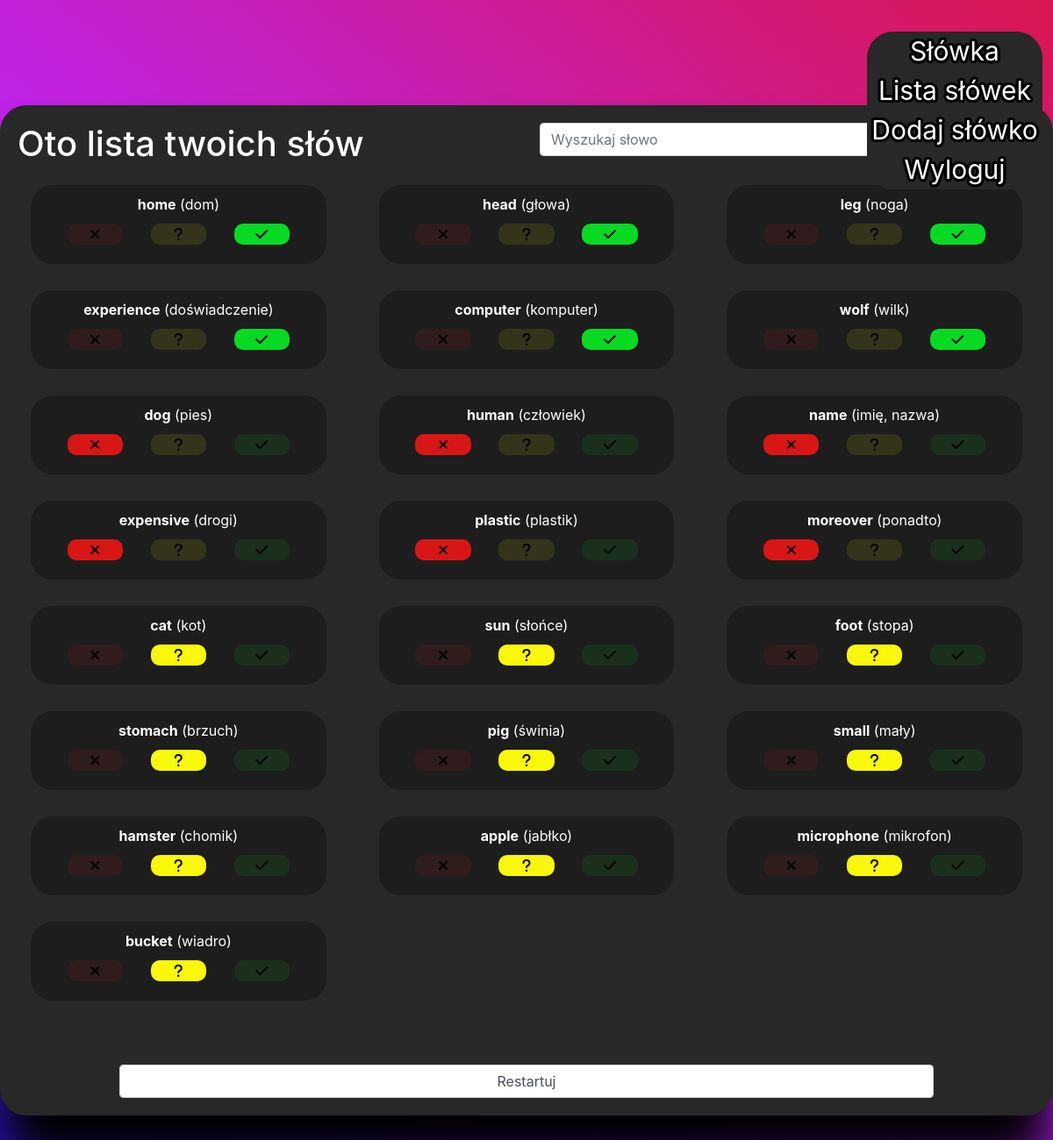
The app's page /word_list (signed in) with its own data.
### wordapi/models.py (models this page shows, shortened)
class ProfileWord(models.Model):
    owner = models.ForeignKey("Profile", null=True, on_delete=models.CASCADE)
    word_en = models.ForeignKey("Word", null=True, on_delete=models.CASCADE)
    STATUS_CHOICES = (
        ("BRAK", "Nie wybrano"),
        ("NIEZNAM", "Nie znam"),
        ("KOJARZE", "Kojarzę"),
        ("ZNAM", "Znam"),
    )
    status = models.CharField(choices=STATUS_CHOICES, default=None, max_length=255, null=True)
    class Meta:
        ordering = ['-status']

class Word(models.Model):
    word_en = models.CharField(max_length=60,  null=True)
    word_pl = models.CharField(max_length=60, null=True)
    public = models.BooleanField(default=True)

### wordapi/views.py (the view)
# urls.py: path('word_list', views.WordListView.as_view(), name="word_list"),
class WordListView(LoginRequiredMixin,View):
    login_url = "login_view"
    def get(self, request):
        user = request.user.profile
        words = ProfileWord.objects.filter(owner=user)
        return render(request, "wordapi/word_list.html", {'words':words})

### wordapi/templates/wordapi/word_list.html (shortened to what this page needs)
{%extends 'wordapi/base.html' %}
{% load static %}
{%block content%}
    <div class="my_container2">
        <div class="row">
            <div class="col-sm-12 col-md-6">
                <h1>Oto lista twoich słów </h1>
            </div>
            <div class="col-sm-12 col-md-6">
                <input type="text" id="word_list_get" class="form-control" placeholder="Wyszukaj słowo"/>
            </div>
        </div>
        <div id="word_list_container" class="row">
            {%for word in words%}
            <div class="col-md-4 col-sm-12">
                <div id="word_list_word">
                    <div class="word_list_header">
                    <b>{{word.word_en.word_en}}</b> ({{word.word_en.word_pl}})
                    </div>
                    <div class="word_list_status">
                        <div class="word_list_icon
                        {%if word.status == 'NIEZNAM'%} word_list_red_active {%endif%}
                        word_list_red icon_{{word_id}}"  data-id={{word.id}}  data-status="NIEZNAM" onclick='red({{word.id}})'>
                            <i class="fas fa-times"></i>
                        </div>
                        <div class="word_list_icon
                        {%if word.status == 'KOJARZE'%} word_list_yellow_active {%endif%}
                        word_list_yellow icon_{{word.id}}" data-id={{word.id}} data-status="KOJARZE" onclick='yellow({{word.id}})'>
                            <i class="fas fa-question" ></i>
                        </div>
                        <div class="word_list_icon
                        {%if word.status == 'ZNAM'%} word_list_green_active {%endif%}
                        word_list_green icon_{{word_id}}" data-id={{word.id}} data-status="ZNAM" onclick='green({{word.id}})'>
                            <i class="fas fa-check"></i>
                        </div>
                    </div>
                </div>
            </div>
            {%endfor%}
        </div>
        <form action="{% url 'restart_words' %}" method="POST">
            <button type="submit" class="form-control register_form ">Restartuj</button>
        </form>
    </div>
{%endblock%}

### wordapi/templates/wordapi/base.html (shortened to what this page needs)
{% load static %}
<!doctype html>
<html lang="en">
  <head>
    <link rel ="stylesheet" href="{% static 'style.css' %}">
    <link rel="stylesheet" href="https://stackpath.bootstrapcdn.com/bootstrap/4.3.1/css/bootstrap.min.css">
  </head>
  <body>
    {%if user.is_authenticated%}
    <div class="logout_button">
      <div class="menu_button">
        <a href="{% url 'main' %}" >Słówka </a><br/>
      </div>
      <div class="menu_button">
        <a  href="{% url 'word_list' %}" >Lista słówek </a><br/>
      </div>
      <div class="menu_button">
        <a  href="{% url 'add_word' %}" >Dodaj słówko </a><br/>
      </div>
      <div class="menu_button">
        <a  href="{% url 'logout' %}" >Wyloguj </a><br/>
      </div>
    </div>
    {%endif%}
    {%block content%}
    {%endblock%}
  </body>
  </body>
</html>

### static/style.css (style rules this page uses)
* { box-sizing: border-box; margin:0; padding: 0; }
body { background: rgb(45,22,217); background: linear-gradient(40deg, rgba(45,22,217,1) 0%, rgba(189,36,240,1) 50%, rgba(217,22,80,1) 100%) no-repeat center center fixed; background-size: cover; }
.register_form { width:80%!important; margin-left: 10%; margin-right: 10%; margin-top: 5%; }
.logout_button { background-color: #282828; color: white; width:200px; position: fixed; font-size: 30px; right:0; top:0; margin-top: 3%; margin-right: 1%; text-align:center; border-radius: 30px; z-index:4; text-shadow: rgb(0, 0, 0) 3px 0px 0px, rgb(0, 0, 0) 2.83487px 0.981584px 0px, rgb(0, 0, 0) 2.35766px 1.85511px 0px, rgb(0, 0, 0) 1.62091px 2.52441px 0px, rgb(0, 0, 0) 0.705713px 2.91581px 0px, rgb(0, 0, 0) -0.287171px 2.98622px 0px, rgb(0, 0, 0) -1.24844px 2.72789px 0px, rgb(0, 0, 0) -2.07227px 2.16926px 0px, rgb(0, 0, 0) -2.66798px 1.37182px 0px, rgb(0, 0, 0) -2.96998px 0.42336px 0px, rgb(0, 0, 0) -2.94502px -0.571704px 0px, rgb(0, 0, 0) -2.59586px -1.50383px 0px, rgb(0, 0, 0) -1.96093px -2.27041px 0px, rgb(0, 0, 0) -1.11013px -2.78704px 0px, rgb(0, 0, 0) -0.137119px -2.99686px 0px, rgb(0, 0, 0) 0.850987px -2.87677px 0px, rgb(0, 0, 0) 1.74541px -2.43999px 0px, rgb(0, 0, 0) 2.44769px -1.73459px 0px, rgb(0, 0, 0) 2.88051px -0.838247px 0px; }
.my_container2 { position: relative; border-radius: 30px; max-width: 1200px; margin:auto; padding:20px; margin-top:3%; margin-bottom:7%; box-shadow: 0 60px 60px rgba(0,0,0,1); background-color: #282828; color: white; }
@media only screen and (max-width: 1400px) { .my_container2 { margin-top:120px; } }
#word_list_word { height:90px; background-color: #1d1d1d; margin:15px!important; padding: 10px; border-radius:25px; }
.word_list_icon { float: left; color:black; width: 20%!important; text-align: center; border-radius: 10px; }
.word_list_red { margin-left: 10%; margin-right: 10%; background-color: rgb(217,22,22, 0.1); }
.word_list_red_active { background-color: rgb(217,22,22, 1)!important; }
.word_list_yellow { margin-right: 10%; background-color: rgb(248, 248, 8, 0.1); }
.word_list_yellow_active { background-color: rgb(248, 248, 8, 1); }
.word_list_green { margin-right: 10%; background-color: rgb(7, 218, 35, 0.1); }
.word_list_green_active { background-color: rgb(7, 218, 35, 1); }
.word_list_status { margin-top: 10px; }
.word_list_header { text-align: center; }
a:hover, a, a:visited { color:white!important; text-decoration: none!important; }

### records on screen
ProfileWord: word_en.word_en "home", word_en.word_pl "dom"
ProfileWord: word_en.word_en "head", word_en.word_pl "głowa"
ProfileWord: word_en.word_en "leg", word_en.word_pl "noga"
ProfileWord: word_en.word_en "experience", word_en.word_pl "doświadczenie"
ProfileWord: word_en.word_en "computer", word_en.word_pl "komputer"
ProfileWord: word_en.word_en "wolf", word_en.word_pl "wilk"
ProfileWord: word_en.word_en "dog", word_en.word_pl "pies"
ProfileWord: word_en.word_en "human", word_en.word_pl "człowiek"
ProfileWord: word_en.word_en "name", word_en.word_pl "imię, nazwa"
ProfileWord: word_en.word_en "expensive", word_en.word_pl "drogi"
ProfileWord: word_en.word_en "plastic", word_en.word_pl "plastik"
ProfileWord: word_en.word_en "moreover", word_en.word_pl "ponadto"
ProfileWord: word_en.word_en "cat", word_en.word_pl "kot"
ProfileWord: word_en.word_en "sun", word_en.word_pl "słońce"
ProfileWord: word_en.word_en "foot", word_en.word_pl "stopa"
ProfileWord: word_en.word_en "stomach", word_en.word_pl "brzuch"
ProfileWord: word_en.word_en "pig", word_en.word_pl "świnia"
ProfileWord: word_en.word_en "small", word_en.word_pl "mały"
ProfileWord: word_en.word_en "hamster", word_en.word_pl "chomik"
ProfileWord: word_en.word_en "apple", word_en.word_pl "jabłko"
ProfileWord: word_en.word_en "microphone", word_en.word_pl "mikrofon"
ProfileWord: word_en.word_en "bucket", word_en.word_pl "wiadro"
